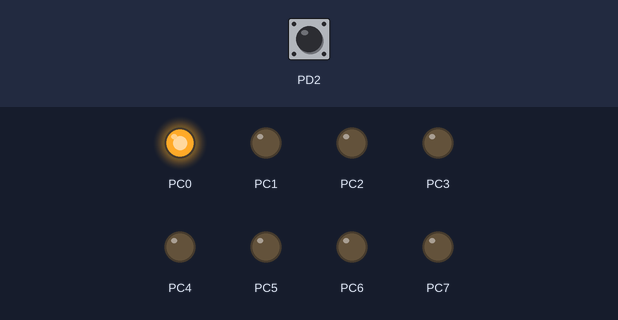
The program below on a simulated ATmega32, built with avr-gcc and emulated at 8 MHz (the files do not name the chip). Parts: output pins drawn as LEDs (lit = HIGH). Dashed ring = blinking. The inputs (shaded band) are chosen by the test bench; at power-on: PD2 HIGH.

Above: at 0.07 s.
1.3 s: PD2 pulled LOW for 0.15 s
At 1.71 s:
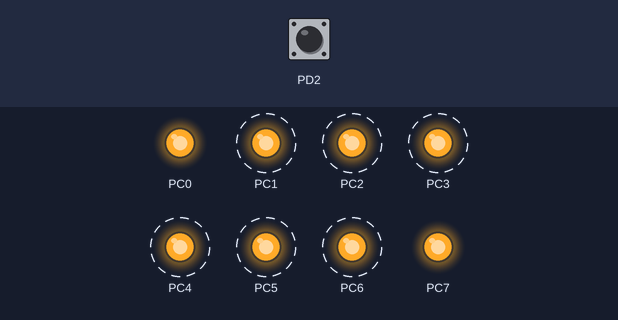
At 2.66 s:
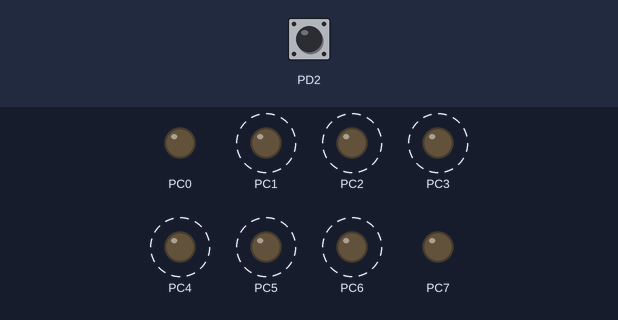
4.3 s: PD2 pulled LOW for 1 s
At 5.4 s:
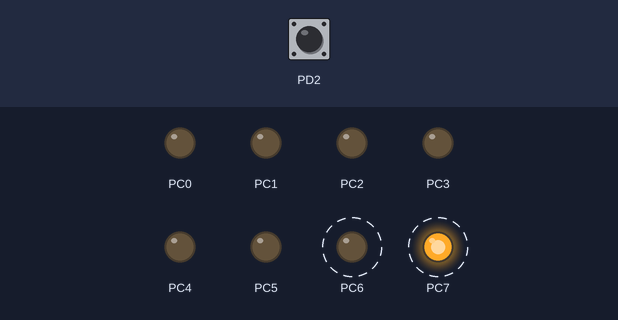
7.3 s: PD2 pulled LOW for 3.2 s
Timing chart, 0 to 18.0 s (numbered marks = the images above; inputs shaded):
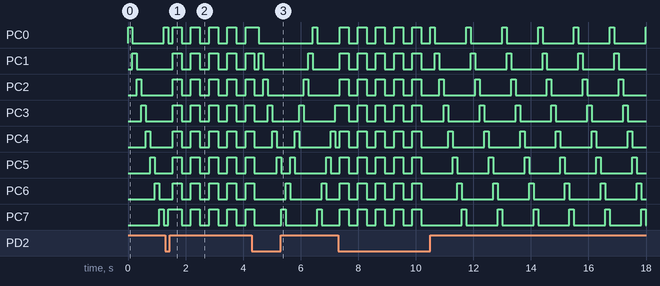

The program:

main.c
```c
#define F_CPU 8000000UL

#include <avr/io.h>
#include <avr/interrupt.h>
#include <util/delay.h>

#include "STD_TYPES.h"
#include "BIT_MATH.h"
#include "DIO.h"
#include "EXTI.h"

volatile u8 Animation_Mode = 0;


ISR(INT0_vect)
{
	Animation_Mode++;

	if(Animation_Mode > 2)
	{
		Animation_Mode = 0;
	}
}

int main(void)
{
	u8 i;


	for(i = 0; i < 8; i++)
	{
		DIO_SetPinDirection(PORT_C, i, OUTPUT);
	}

	DIO_SetPinDirection(PORT_D, PIN2, INPUT);


	DIO_SetPinValue(PORT_D, PIN2, HIGH);


	EXTI_INT0_Init(IOC);


	sei();

	while(1)
	{
		switch(Animation_Mode)
		{

			case 0:
			for(i = 0; i < 8; i++)
			{
				PORTC = (1 << i);
				_delay_ms(150);

				if(Animation_Mode != 0)
				break;
			}
			break;


			case 1:
			for(i = 7; i > 0; i--)
			{
				PORTC = (1 << i);
				_delay_ms(150);

				if(Animation_Mode != 1)
				break;
			}

			if(Animation_Mode == 1)
			{
				PORTC = (1 << 0);
				_delay_ms(150);
			}

			break;


			case 2:
			PORTC = 0xFF;
			_delay_ms(300);

			if(Animation_Mode != 2)
			break;

			PORTC = 0x00;
			_delay_ms(300);
			break;
		}
	}
}
```

EXTI.c
```c
#include <avr/io.h>

#include "STD_TYPES.h"
#include "BIT_MATH.h"
#include "EXTI.h"

void EXTI_INT0_Init(u8 Trigger)
{
	switch(Trigger)
	{
		case LOW_LEVEL:
		CLR_BIT(MCUCR,ISC00);
		CLR_BIT(MCUCR,ISC01);
		break;

		case IOC:
		SET_BIT(MCUCR,ISC00);
		CLR_BIT(MCUCR,ISC01);
		break;

		case FALLING_EDGE:
		CLR_BIT(MCUCR,ISC00);
		SET_BIT(MCUCR,ISC01);
		break;

		case RISING_EDGE:
		SET_BIT(MCUCR,ISC00);
		SET_BIT(MCUCR,ISC01);
		break;
	}

	/* Enable INT0 */
	SET_BIT(GICR,INT0);
}
```

EXTI.h
```c
#ifndef EXTI_H_
#define EXTI_H_

#include "STD_TYPES.h"

#define LOW_LEVEL      0
#define IOC            1
#define FALLING_EDGE   2
#define RISING_EDGE    3

void EXTI_INT0_Init(u8 Trigger);

#endif
```

BIT_MATH.h
```c
#ifndef BIT_MATH_H_
#define BIT_MATH_H_

#define SET_BIT(REG,BIT)    (REG |= (1<<BIT))
#define CLR_BIT(REG,BIT)    (REG &= ~(1<<BIT))
#define TOG_BIT(REG,BIT)    (REG ^= (1<<BIT))
#define GET_BIT(REG,BIT)    ((REG>>BIT)&1)

#endif
```

DIO.c
```c
#include <avr/io.h>

#include "STD_TYPES.h"
#include "BIT_MATH.h"
#include "DIO.h"

void DIO_SetPinDirection(u8 Port,u8 Pin,u8 Direction)
{
	switch(Port)
	{
		case PORT_A:
		if(Direction==OUTPUT)
		SET_BIT(DDRA,Pin);
		else
		CLR_BIT(DDRA,Pin);
		break;

		case PORT_B:
		if(Direction==OUTPUT)
		SET_BIT(DDRB,Pin);
		else
		CLR_BIT(DDRB,Pin);
		break;

		case PORT_C:
		if(Direction==OUTPUT)
		SET_BIT(DDRC,Pin);
		else
		CLR_BIT(DDRC,Pin);
		break;

		case PORT_D:
		if(Direction==OUTPUT)
		SET_BIT(DDRD,Pin);
		else
		CLR_BIT(DDRD,Pin);
		break;
	}
}

void DIO_SetPinValue(u8 Port,u8 Pin,u8 Value)
{
	switch(Port)
	{
		case PORT_A:
		if(Value==HIGH)
		SET_BIT(PORTA,Pin);
		else
		CLR_BIT(PORTA,Pin);
		break;

		case PORT_B:
		if(Value==HIGH)
		SET_BIT(PORTB,Pin);
		else
		CLR_BIT(PORTB,Pin);
		break;

		case PORT_C:
		if(Value==HIGH)
		SET_BIT(PORTC,Pin);
		else
		CLR_BIT(PORTC,Pin);
		break;

		case PORT_D:
		if(Value==HIGH)
		SET_BIT(PORTD,Pin);
		else
		CLR_BIT(PORTD,Pin);
		break;
	}
}

void DIO_TogglePinValue(u8 Port,u8 Pin)
{
	switch(Port)
	{
		case PORT_A: TOG_BIT(PORTA,Pin); break;
		case PORT_B: TOG_BIT(PORTB,Pin); break;
		case PORT_C: TOG_BIT(PORTC,Pin); break;
		case PORT_D: TOG_BIT(PORTD,Pin); break;
	}
}

u8 DIO_GetPinValue(u8 Port,u8 Pin)
{
	switch(Port)
	{
		case PORT_A: return GET_BIT(PINA,Pin);
		case PORT_B: return GET_BIT(PINB,Pin);
		case PORT_C: return GET_BIT(PINC,Pin);
		case PORT_D: return GET_BIT(PIND,Pin);
	}

	return 0;
}
```

DIO.h
```c
#ifndef DIO_H_
#define DIO_H_

#include "STD_TYPES.h"

#define PORT_A     0
#define PORT_B     1
#define PORT_C     2
#define PORT_D     3

#define PIN0       0
#define PIN1       1
#define PIN2       2
#define PIN3       3
#define PIN4       4
#define PIN5       5
#define PIN6       6
#define PIN7       7


#define INPUT      0
#define OUTPUT     1


#define LOW        0
#define HIGH       1

void DIO_SetPinDirection(u8 Port,u8 Pin,u8 Direction);
void DIO_SetPinValue(u8 Port,u8 Pin,u8 Value);
void DIO_TogglePinValue(u8 Port,u8 Pin);
u8   DIO_GetPinValue(u8 Port,u8 Pin);

#endif
```

STD_TYPES.h
```c
#ifndef STD_TYPES_H_
#define STD_TYPES_H_

typedef unsigned char       u8;
typedef unsigned short int  u16;
typedef unsigned long int   u32;

typedef signed char         s8;
typedef signed short int    s16;
typedef signed long int     s32;

#endif
```

Measured:
- after the input at 1.3 s, PC1, PC3–6: alternates HIGH for 0.31 s and LOW for 0.32 s, starting after 0.26 s; PC2: alternates HIGH for 0.31 s and LOW for 0.32 s, starting after 0.57 s
- after the input at 4.3 s, PC6: alternates HIGH for 0.16 s and LOW for 1.1 s, starting after 1.2 s; PC7: alternates HIGH for 0.16 s and LOW for 1.1 s, starting after 1.0 s
- by itself, PC7: repeats every 0.63 s: LOW 0.32 s, HIGH 0.31 s
